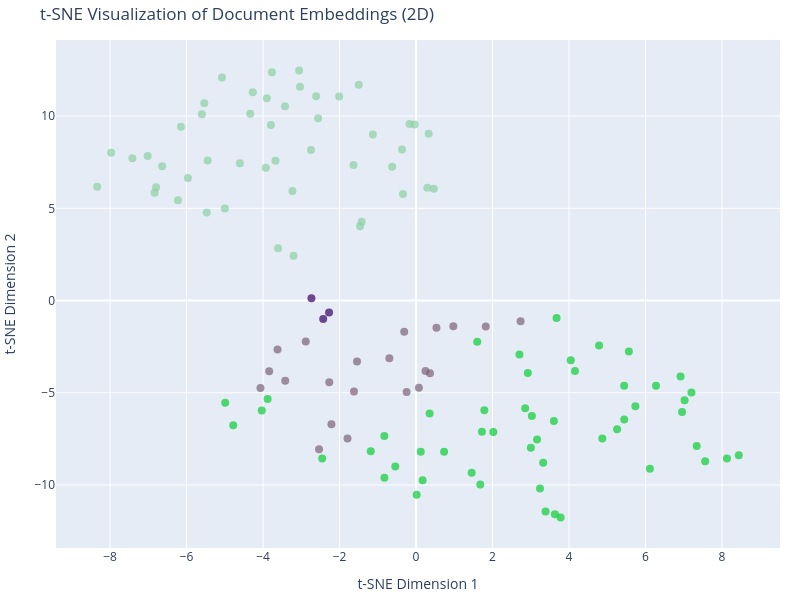

The code cell stored with this chart in its notebook:
### Code cell
# Example usage with FAISS:
print("=== Creating FAISS collection ===")
pipeline_faiss = IngestionPipeline(
    loader=MarkdownDirectoryLoader(),
    chunker=CharacterChunker(chunk_size=1000, chunk_overlap=200),
    factory=VectorStoreFactory(backend="faiss", index_path="faiss_index"),
)
vector_store = pipeline_faiss.run("knowledge-base")
viz_faiss = EmbeddingVisualizer(dims=2)
fig_faiss = viz_faiss.plot(vector_store)
fig_faiss

### Figure 1 — Plotly figure (JSON) as saved in the notebook; plotly's stock layout.template omitted (floating-point values rounded to 4 significant figures)
{"data": [{"hoverinfo": "text", "marker": {"color": ["#390062", "#390062", "#390062", "#7d6277", "#7d6277", "#7d6277", "#7d6277", "#7d6277", "#7d6277", "#7d6277", "#7d6277", "#7d6277", "#7d6277", "#7d6277", "#7d6277", "#7d6277", "#7d6277", "#7d6277", "#7d6277", "#7d6277", "#7d6277", "#7d6277", "#7d6277", "#7d6277", "#8cd0a4", "#8cd0a4", "#8cd0a4", "#8cd0a4", "#8cd0a4", "#8cd0a4", "#8cd0a4", "#8cd0a4", "#8cd0a4", "#8cd0a4", "#8cd0a4", "#8cd0a4", "#8cd0a4", "#8cd0a4", "#8cd0a4", "#8cd0a4", "#8cd0a4", "#8cd0a4", "#8cd0a4", "#8cd0a4", "#8cd0a4", "#8cd0a4", "#8cd0a4", "#8cd0a4", "#8cd0a4", "#8cd0a4", "#8cd0a4", "#8cd0a4", "#8cd0a4", "#8cd0a4", "#8cd0a4", "#8cd0a4", "#8cd0a4", "#8cd0a4", "#8cd0a4", "#8cd0a4", "#8cd0a4", "#8cd0a4", "#8cd0a4", "#8cd0a4", "#8cd0a4", "#8cd0a4", "#8cd0a4", "#8cd0a4", "#8cd0a4", "#8cd0a4", "#8cd0a4", "#0cce35", "#0cce35", "#0cce35", "#0cce35", "#0cce35", "#0cce35", "#0cce35", "#0cce35", "#0cce35", "#0cce35", "#0cce35", "#0cce35", "#0cce35", "#0cce35", "#0cce35", "#0cce35", "#0cce35", "#0cce35", "#0cce35", "#0cce35", "#0cce35", "#0cce35", "#0cce35", "#0cce35", "#0cce35", "#0cce35", "#0cce35", "#0cce35", "#0cce35", "#0cce35", "#0cce35", "#0cce35", "#0cce35", "#0cce35", "#0cce35", "#0cce35", "#0cce35", "#0cce35", "#0cce35", "#0cce35", "#0cce35", "#0cce35", "#0cce35", "#0cce35", "#0cce35", "#0cce35", "#0cce35", "#0cce35", "#0cce35", "#0cce35", "#0cce35", "#0cce35"], "opacity": 0.7, "size": 8}, "mode": "markers", "text": ["company", "company", "company", "products", "products", "products", "products", "products", "products", "products", "products", "products", "products", "products", "products", "products", "products", "products", "products", "products", "products", "products", "products", "products", "employees", "employees", "employees", "employees", "employees", "employees", "employees", "employees", "employees", "employees", "employees", "employees", "employees", "employees", "employees", "employees", "employees", "employees", "employees", "employees", "employees", "employees", "employees", "employees", "employees", "employees", "employees", "employees", "employees", "employees", "employees", "employees", "employees", "employees", "employees", "employees", "employees", "employees", "employees", "employees", "employees", "employees", "employees", "employees", "employees", "employees", "employees", "contracts", "contracts", "contracts", "contracts", "contracts", "contracts", "contracts", "contracts", "contracts", "contracts", "contracts", "contracts", "contracts", "contracts", "contracts", "contracts", "contracts", "contracts", "contracts", "contracts", "contracts", "contracts", "contracts", "contracts", "contracts", "contracts", "contracts", "contracts", "contracts", "contracts", "contracts", "contracts", "contracts", "contracts", "contracts", "contracts", "contracts", "contracts", "contracts", "contracts", "contracts", "contracts", "contracts", "contracts", "contracts", "contracts", "contracts", "contracts", "contracts", "contracts", "contracts", "contracts"], "type": "scatter", "x": [-2.275, -2.428, -2.735, -3.84, -4.069, -3.42, -1.623, -2.269, -3.622, 0.2465, 0.3644, 0.07492, -0.247, -0.6979, -2.212, -2.536, -1.792, -1.543, -2.884, 0.5331, 0.9745, 1.823, 2.733, -0.3103, -4.606, -3.676, -3.794, -3.928, -5.964, -2.01, -3.034, -3.233, -6.796, -0.0358, -3.9, -3.202, -1.466, -0.3417, 0.2942, 0.465, -3.058, -1.421, -5.448, -2.748, -4.336, -3.608, -6.836, -0.1712, -4.269, -7.017, -2.612, -5.075, -8.337, -1.636, -0.3677, -0.6244, -2.561, -6.638, -3.427, -4.999, -7.417, -1.499, -7.974, -6.225, 0.3293, -3.768, -5.471, -6.145, -1.13, -5.538, -5.601, 7.201, 7.021, -4.033, 6.955, 4.045, 2.923, 2.703, 4.155, 0.1723, -0.5429, -1.184, 0.1232, 6.114, 1.454, 1.68, -0.8295, 0.733, 6.274, 5.441, -3.881, 5.735, 8.439, 3.324, 3.242, 0.3541, 1.785, 0.01592, -0.8273, -2.454, 4.87, 7.559, 6.916, 3.63, -4.99, 5.443, 4.785, 3.781, 1.599, 5.256, 7.338, 5.565, 3.386, -4.781, 3.674, 8.129, 3.002, 1.722, 2.853, 3.163, 2.02, 3.028, 3.604], "y": [-0.6422, -0.9999, 0.1269, -3.837, -4.739, -4.351, -4.927, -4.432, -2.647, -3.816, -3.937, -4.731, -4.96, -3.134, -6.704, -8.062, -7.484, -3.298, -2.221, -1.476, -1.391, -1.405, -1.127, -1.698, 7.438, 7.572, 9.51, 7.192, 6.639, 11.06, 11.58, 5.938, 6.139, 9.549, 10.97, 2.433, 4.031, 5.769, 6.108, 6.057, 12.48, 4.272, 7.594, 8.159, 10.13, 2.841, 5.846, 9.563, 11.29, 7.839, 11.08, 12.08, 6.163, 7.347, 8.193, 7.251, 9.884, 7.282, 10.54, 4.992, 7.71, 11.7, 8.014, 5.431, 9.041, 12.37, 4.775, 9.421, 8.996, 10.7, 10.1, -4.987, -5.405, -5.961, -6.043, -3.235, -3.929, -2.922, -3.813, -9.736, -8.993, -8.175, -8.198, -9.116, -9.337, -9.97, -7.337, -8.199, -4.613, -4.619, -5.342, -5.733, -8.38, -8.798, -10.19, -6.126, -5.945, -10.53, -9.602, -8.561, -7.479, -8.711, -4.115, -11.58, -5.535, -6.446, -2.431, -11.77, -2.228, -6.972, -7.887, -2.764, -11.44, -6.758, -0.9485, -8.556, -7.973, -7.11, -5.835, -7.536, -7.13, -6.263, -6.535]}], "layout": {"height": 600, "margin": {"b": 10, "l": 10, "r": 20, "t": 40}, "title": {"text": "t-SNE Visualization of Document Embeddings (2D)"}, "width": 800, "xaxis": {"title": {"text": "t-SNE Dimension 1"}}, "yaxis": {"title": {"text": "t-SNE Dimension 2"}}}}
